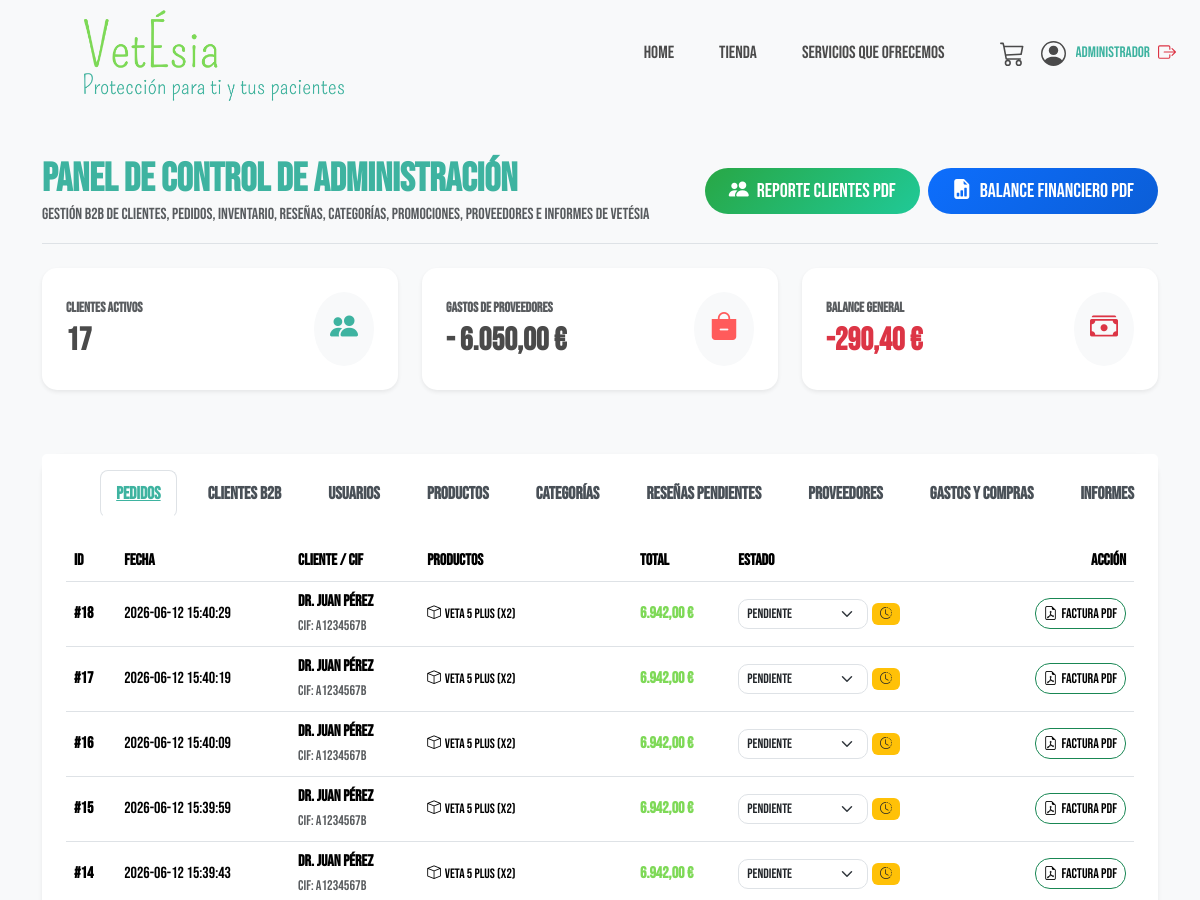
/admin.html (signed in, upper part), run on an earlier commit of the app's database.
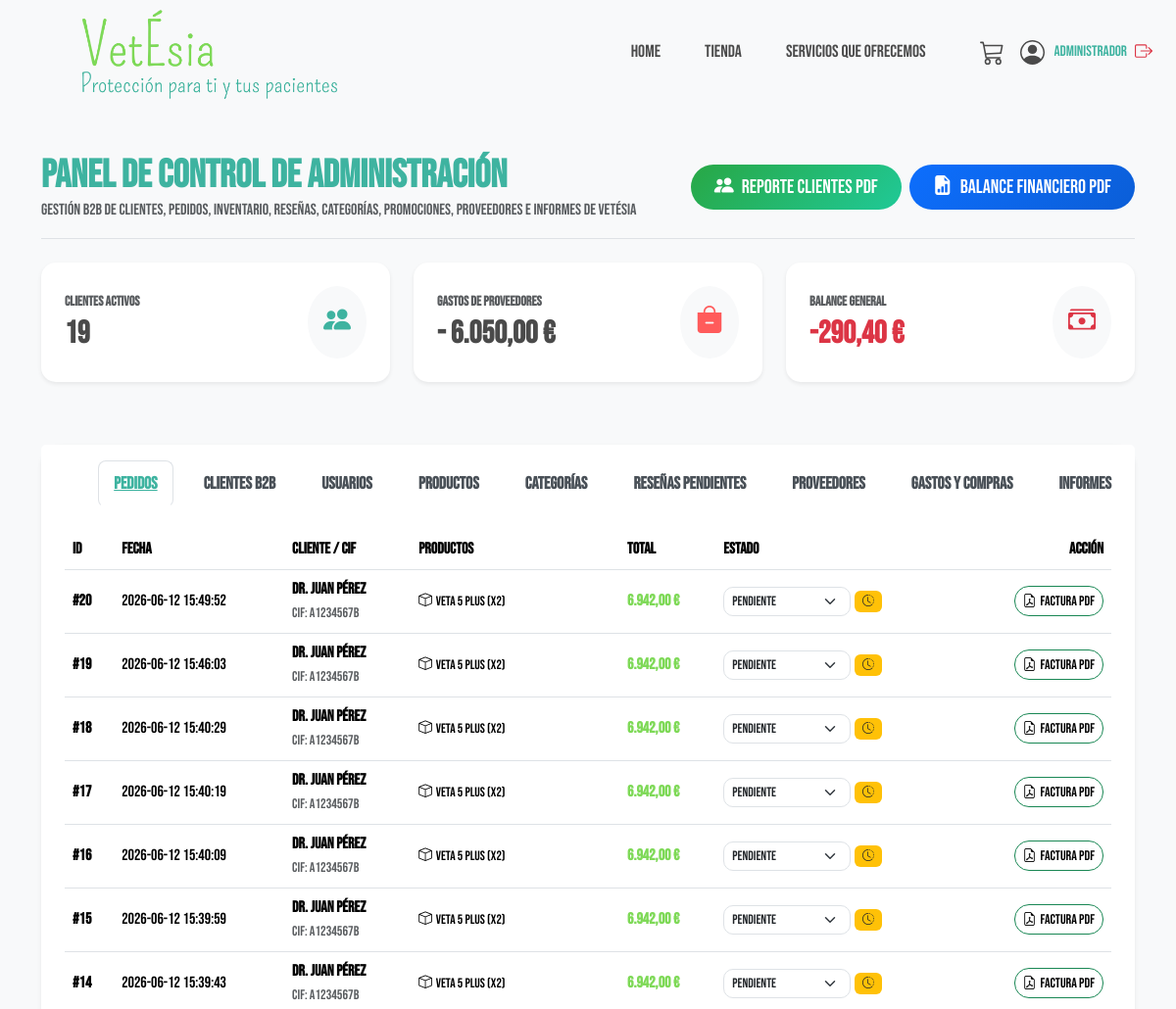
And on a later commit of the database.
### tables this page shows
CREATE TABLE pedidos (
            id INTEGER PRIMARY KEY AUTOINCREMENT,
            usuario_id INTEGER,
            empresa TEXT NOT NULL,
            email TEXT NOT NULL,
            cif TEXT NOT NULL,
            contacto TEXT NOT NULL,
            telefono TEXT NOT NULL,
            zona TEXT NOT NULL,
            municipio TEXT NOT NULL,
            direccion TEXT NOT NULL,
            codigo_postal TEXT NOT NULL,
            titular_cuenta TEXT NOT NULL,
            iban TEXT NOT NULL,
            banco TEXT NOT NULL,
            subtotal REAL NOT NULL,
            iva REAL NOT NULL,
            total REAL NOT NULL,
            estado TEXT DEFAULT 'pendiente',
            fecha TIMESTAMP DEFAULT CURRENT_TIMESTAMP,
            FOREIGN KEY (usuario_id) REFERENCES usuarios (id)
        );

CREATE TABLE detalles_pedido (
            id INTEGER PRIMARY KEY AUTOINCREMENT,
            pedido_id INTEGER NOT NULL,
            producto_id INTEGER NOT NULL,
            cantidad INTEGER NOT NULL,
            precio_unitario REAL NOT NULL,
            FOREIGN KEY (pedido_id) REFERENCES pedidos (id) ON DELETE CASCADE,
            FOREIGN KEY (producto_id) REFERENCES productos (id)
        );

CREATE TABLE productos (
            id INTEGER PRIMARY KEY AUTOINCREMENT,
            slug TEXT NOT NULL UNIQUE,
            nombre TEXT NOT NULL,
            categoria TEXT NOT NULL,
            precio REAL NOT NULL,
            descripcion TEXT NOT NULL,
            especificaciones_json TEXT,
            imagen_url TEXT NOT NULL,
            stock INTEGER DEFAULT 20,
            stock_minimo INTEGER DEFAULT 5,
            activo INTEGER DEFAULT 1
        );

### app.py (the view)
@app.route('/admin.html')
def admin():
    if 'user_id' not in session:
        flash("Acceso restringido. Por favor inicia sesión.", "danger")
        return redirect(url_for('cuenta'))
    conn = get_db_connection()
    user = conn.execute("SELECT * FROM usuarios WHERE id = ?", (session['user_id'],)).fetchone()
    if not user or user['rol'] not in ('admin', 'trabajador'):
        conn.close()
        flash("Acceso restringido. No tienes permisos para acceder a esta área.", "danger")
        return redirect(url_for('cuenta'))
    user_rol = user['rol']
    total_clientes = conn.execute("SELECT count(*) FROM usuarios WHERE email != 'admin@vetesia.com'").fetchone()[0]
    total_pedidos = conn.execute("SELECT count(*) FROM pedidos").fetchone()[0]
    total_ventas = conn.execute("SELECT sum(total) FROM pedidos WHERE estado IN ('pagado', 'procesando', 'enviado', 'entregado')").fetchone()[0] or 0.0
    total_compras = conn.execute("SELECT sum(monto) FROM compras").fetchone()[0] or 0.0
    balance_neto = total_ventas - total_compras
    ventas_formateadas = f"{total_ventas:,.2f}".replace(",", "X").replace(".", ",").replace("X", ".")
    compras_formateadas = f"{total_compras:,.2f}".replace(",", "X").replace(".", ",").replace("X", ".")
    balance_formateado = f"{balance_neto:,.2f}".replace(",", "X").replace(".", ",").replace("X", ".")
    clientes_registrados = conn.execute('''
        SELECT u.id, u.nombre_empresa, u.email, p.cif, p.contacto, p.telefono, p.banco, p.iban, p.municipio, p.zona, p.direccion, p.codigo_postal
        FROM usuarios u
        LEFT JOIN (
            SELECT usuario_id, cif, contacto, telefono, banco, iban, municipio, zona, direccion, codigo_postal, max(fecha)
            FROM pedidos
            GROUP BY usuario_id
        ) p ON u.id = p.usuario_id
        WHERE u.email != 'admin@vetesia.com'
        ORDER BY u.id ASC
    ''').fetchall()
    clientes_invitados = conn.execute('''
        SELECT NULL as id, empresa as nombre_empresa, email, cif, contacto, telefono, banco, iban, municipio, zona, direccion, codigo_postal
        FROM pedidos
        WHERE usuario_id IS NULL
        GROUP BY cif
    ''').fetchall()
    todos_clientes = list(clientes_registrados) + list(clientes_invitados)
    usuarios = conn.execute("SELECT * FROM usuarios ORDER BY id ASC").fetchall()
    pedidos_raw = conn.execute('SELECT * FROM pedidos ORDER BY fecha DESC').fetchall()
    pedidos = []
    for p in pedidos_raw:
        items = conn.execute('''
            SELECT dp.*, prod.nombre
            FROM detalles_pedido dp
            JOIN productos prod ON dp.producto_id = prod.id
            WHERE dp.pedido_id = ?
        ''', (p['id'],)).fetchall()
        pedidos.append({
            'id': p['id'],
            'empresa': p['contacto'],
            'cif': p['cif'],
            'total': p['total'],
            'fecha': p['fecha'],
            'estado': p['estado'],
            'articulos': items
        })
    productos = conn.execute('SELECT * FROM productos ORDER BY id ASC').fetchall()
    categorias = conn.execute('SELECT * FROM categorias ORDER BY id ASC').fetchall()
    resenas_pendientes = conn.execute('''
        SELECT r.*, u.nombre_empresa AS usuario_nombre, p.nombre AS producto_nombre
        FROM resenas r
        JOIN usuarios u ON r.usuario_id = u.id
        JOIN productos p ON r.producto_id = p.id
        WHERE r.verificada = 0
        ORDER BY r.fecha DESC
    ''').fetchall()
    proveedores = conn.execute('SELECT * FROM proveedores ORDER BY id ASC').fetchall()
    compras = conn.execute('''
        SELECT c.*, p.nombre AS proveedor_nombre
        FROM compras c
        LEFT JOIN proveedores p ON c.proveedor_id = p.id
        ORDER BY c.fecha DESC
    ''').fetchall()
    informe_stock = conn.execute('''
        SELECT id, nombre, stock, stock_minimo, (stock_minimo - stock) AS diferencia
        FROM productos
        WHERE stock <= stock_minimo
        ORDER BY diferencia DESC
    ''').fetchall()
    informe_ventas = conn.execute('''
        SELECT strftime('%Y-%m', fecha) AS mes, COUNT(*) AS num_pedidos, SUM(total) AS ingresos
        FROM pedidos
        WHERE estado IN ('pagado', 'procesando', 'enviado', 'entregado')
        GROUP BY mes
        ORDER BY mes DESC
        LIMIT 12
    ''').fetchall()
    informe_top = conn.execute('''
        SELECT p.id, p.nombre, SUM(dp.cantidad) AS unidades, SUM(dp.cantidad * dp.precio_unitario) AS ingresos
        FROM detalles_pedido dp
        JOIN productos p ON dp.producto_id = p.id
        JOIN pedidos pe ON dp.pedido_id = pe.id
        WHERE pe.estado IN ('pagado', 'procesando', 'enviado', 'entregado')
        GROUP BY p.id, p.nombre
        ORDER BY unidades DESC
        LIMIT 10
    ''').fetchall()
    conn.close()
    stats = {
        'total_clientes': total_clientes + len(clientes_invitados),
        'total_pedidos': total_pedidos,
        'total_ventas': ventas_formateadas,
        'total_compras': compras_formateadas,
        'balance_neto': balance_formateado,
        'balance_raw': balance_neto
    }
    return render_template('admin.html', stats=stats, clientes=todos_clientes, usuarios=usuarios,
                           pedidos=pedidos, productos=productos, categorias=categorias,
                           resenas_pendientes=resenas_pendientes,
                           proveedores=proveedores, compras=compras, informe_stock=informe_stock,
                           informe_ventas=informe_ventas, informe_top=informe_top, user_rol=user_rol)

### app.py (called while the page is built)
def get_db_connection():
    db_path = os.path.join(os.path.dirname(__file__), 'database.db')
    conn = sqlite3.connect(db_path)
    conn.row_factory = sqlite3.Row
    return conn

@app.context_processor
def inject_global_data():
    cart = session.get('cart', {})
    cart_count = sum(cart.values())
    logged_in = 'user_id' in session
    user_name = session.get('user_name', '')
    def get_image_url(url):
        if not url:
            return '/static/fotos/logo.webp'
        if '://' in url or url.startswith('/') or url.startswith('data:'):
            return url
        return f'/static/fotos/{url}'
    return dict(cart_count=cart_count, logged_in=logged_in, user_name=user_name, get_image_url=get_image_url)

### templates/admin.html (shortened to what the changed rows need)
<!DOCTYPE html>
<html lang="es">
<head>
    <link href="https://cdn.jsdelivr.net/npm/bootstrap@5.3.3/dist/css/bootstrap.min.css" rel="stylesheet">
    <link rel="stylesheet" href="/static/css/vetesia.css">
    <link rel="stylesheet" href="https://cdn.jsdelivr.net/npm/bootstrap-icons@1.11.3/font/bootstrap-icons.min.css">
</head>
<body class="bg-light">
    <div class="container mt-5 mb-5">
        <div class="d-flex justify-content-between align-items-center mb-4 border-bottom pb-3 flex-wrap gap-3">
            <div>
                <h1 style="color: #3eb3a0; font-weight: 700;" class="mb-0">Panel de Control de Administración</h1>
            </div>
        </div>
        <div class="row mb-5">
            <div class="col-md-4 mb-3">
                <div class="card border-0 shadow-sm p-4 bg-white kpi-card" style="border-left: 5px solid #3eb3a0;">
                    <div class="d-flex justify-content-between align-items-center">
                        <div>
                            <span class="text-muted d-block small mb-1 fw-bold text-uppercase">Clientes Activos</span>
                            <h2 class="mb-0 fw-bold" style="color: #4a4a4a;">{{ stats.total_clientes }}</h2>
                        </div>
                    </div>
                </div>
            </div>
            {% if user_rol != 'trabajador' %}
            <div class="col-md-4 mb-3">
                <div class="card border-0 shadow-sm p-4 bg-white kpi-card" style="border-left: 5px solid #ff5b5b;">
                    <div class="d-flex justify-content-between align-items-center">
                        <div>
                            <h2 class="mb-0 fw-bold" style="color: #4a4a4a;">- {{ stats.total_compras }} €</h2>
                        </div>
                    </div>
                </div>
            </div>
            <div class="col-md-4 mb-3">
                <div class="card border-0 shadow-sm p-4 bg-white kpi-card" style="border-left: 5px solid {% if stats.balance_raw >= 0 %}#28a745{% else %}#dc3545{% endif %};">
                    <div class="d-flex justify-content-between align-items-center">
                        <div>
                            {% if stats.balance_raw >= 0 %}
                            <h2 class="mb-0 fw-bold" style="color: #28a745;">+ {{ stats.balance_neto }} €</h2>
                            {% else %}
                            <h2 class="mb-0 fw-bold" style="color: #dc3545;">{{ stats.balance_neto }} €</h2>
                            {% endif %}
                        </div>
                    </div>
                </div>
            </div>
            {% endif %}
        </div>
        <div class="card border-0 shadow-sm mb-5" style="border-radius: 20px;">
            <div class="card-body p-4">
                <div class="tab-content" id="adminTabsContent">
                    <div class="tab-pane fade show active" id="tab-pedidos" role="tabpanel">
                        {% if not pedidos %}
                        <p class="text-muted py-4 text-center">Aún no se han recibido pedidos en el sistema.</p>
                        {% else %}
                        <div class="table-responsive">
                            <table class="table table-hover align-middle">
                                <thead>
                                    <tr>
                                        <th>ID</th><th>Fecha</th><th>Cliente / CIF</th><th>Productos</th><th>Total</th><th>Estado</th><th class="text-end">Acción</th>
                                    </tr>
                                </thead>
                                <tbody>
                                    {% for p in pedidos %}
                                    <tr>
                                        <td class="fw-bold">#{{ p.id }}</td>
                                        <td>{{ p.fecha }}</td>
                                        <td>
                                            <div class="fw-bold">{{ p.empresa }}</div>
                                            <small class="text-muted">CIF: {{ p.cif }}</small>
                                        </td>
                                        <td>
                                            <ul class="list-unstyled mb-0" style="font-size: 0.85rem;">
                                                {% for item in p.articulos %}
                                                <li><i class="bi bi-box me-1"></i>{{ item.nombre }} (x{{ item.cantidad }})</li>
                                                {% endfor %}
                                            </ul>
                                        </td>
                                        <td class="fw-bold" style="color: #7ed957;">{{ "{:,.2f}".format(p.total).replace(",", "X").replace(".", ",").replace("X", ".") }} €</td>
                                        <td>
                                            <form action="/admin/pedido/{{ p.id }}/estado" method="POST" class="d-flex align-items-center gap-1">
                                                <select name="estado" class="form-select form-select-sm" onchange="this.form.submit()" style="border-radius: 10px; width: 130px; font-size: 0.85rem;">
                                                    <option value="pendiente" {% if p.estado == 'pendiente' %}selected{% endif %}>Pendiente</option>
                                                </select>
                                                {% if p.estado == 'pendiente' %}
                                                    <span class="badge bg-warning text-dark"><i class="bi bi-clock-history"></i></span>
                                                {% elif p.estado == 'procesando' %}
                                                    <span class="badge bg-primary"><i class="bi bi-gear-fill"></i></span>
                                                {% elif p.estado == 'enviado' %}
                                                    <span class="badge bg-info text-dark"><i class="bi bi-truck"></i></span>
                                                {% elif p.estado == 'entregado' %}
                                                    <span class="badge bg-success"><i class="bi bi-check-circle-fill"></i></span>
                                                {% elif p.estado == 'cancelado' %}
                                                    <span class="badge bg-danger"><i class="bi bi-x-circle-fill"></i></span>
                                                {% endif %}
                                            </form>
                                        </td>
                                        <td class="text-end">
                                            <a href="/factura/{{ p.id }}.pdf" class="btn btn-outline-success btn-sm d-inline-flex align-items-center gap-1" style="border-radius: 15px;">
                                                <i class="bi bi-file-earmark-pdf"></i> Factura PDF
                                            </a>
                                        </td>
                                    </tr>
                                    {% endfor %}
                                </tbody>
                            </table>
                        </div>
                        {% endif %}
                    </div>
                </div>
            </div>
        </div>
    </div>
</body>
</html>

What changed in the data, as far as the page shows it:
added pedidos: id "20", fecha "2026-06-12 15:49:52", empresa "Dr. Juan Pérez", cif "A1234567B", total "6.942,00", estado "Pendiente"
added detalles_pedido: nombre "Veta 5 Plus", cantidad "2", shown under "20"
added pedidos: id "19", fecha "2026-06-12 15:46:03", empresa "Dr. Juan Pérez", cif "A1234567B", total "6.942,00", estado "Pendiente"
added detalles_pedido: nombre "Veta 5 Plus", cantidad "2", shown under "19"
Also different on the page:
{{ stats.total_clientes }}: "17" → "19"
